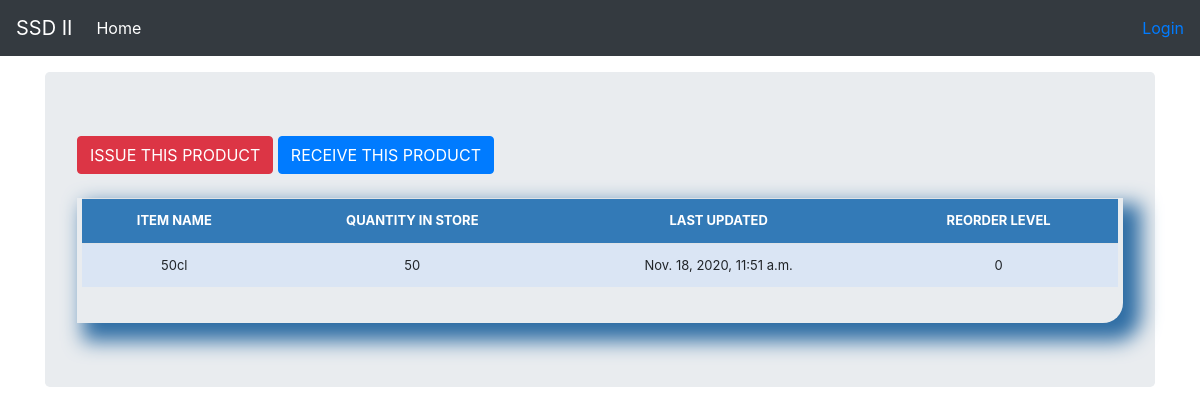
Page /stock_detail/1/ on the earlier database version.
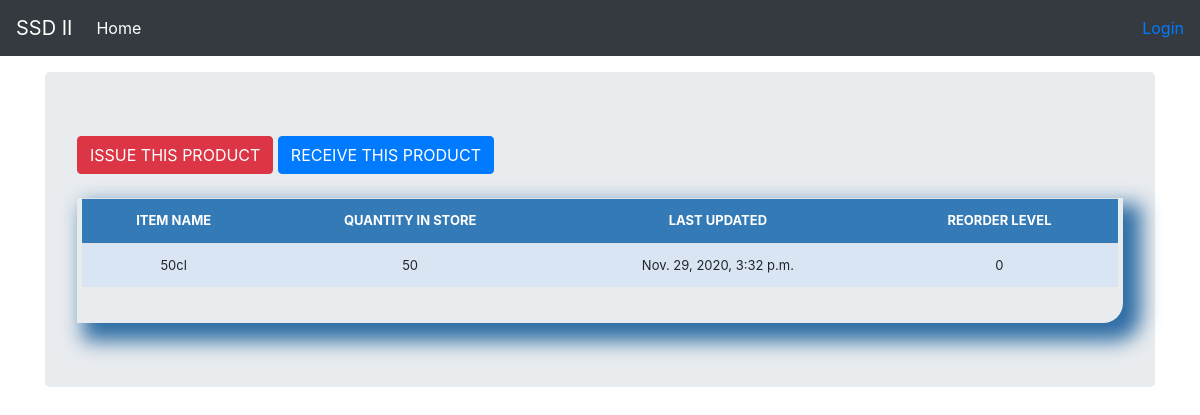
Same page on the later database version.
### stockmgmt/models.py (models this page shows, shortened)
class Stock(models.Model):
    category = models.ForeignKey(Category, on_delete=models.CASCADE, blank=True)
    item_name = models.CharField(max_length=64, blank=True, null=True)
    quantity = models.IntegerField(default='0', blank=False, null=True)
    receive_quantity = models.IntegerField(default='0', blank=True, null=True)
    receive_by = models.CharField(max_length=64, blank=True, null=True)
    issue_quantity = models.IntegerField(default='0', blank=True, null=True)
    issue_by = models.CharField(max_length=64, blank=True, null=True)
    issue_to = models.CharField(max_length=64, blank=True, null=True)
    phone_number = models.CharField(max_length=64, blank=True, null=True)
    created_by = models.CharField(max_length=64, blank=True, null=True)
    reorder_level = models.IntegerField(default='0', blank=True, null=True)
    last_updated = models.DateTimeField(auto_now_add=False, auto_now=True)
    timestamp = models.DateTimeField(auto_now_add=True, auto_now=False)

### stockmgmt/views.py (the view)
# urls.py: path('stock_detail/<str:pk>/', views.stock_detail, name='stock_detail'),
def stock_detail(request, pk):
	queryset = Stock.objects.get(id=pk)
	context = {
		"queryset": queryset,
	}
	return render(request, "stockmgmt/stock_detail.html", context)

### stockmgmt/templates/stockmgmt/stock_detail.html (shortened to what this page needs)
{% load static %}
{% load crispy_forms_tags %}
<!doctype html>
<html lang="en">
  <head>
<link href="{% static 'stockmgmt/css/styles.css' %}" rel="stylesheet">
<link href="{% static 'stockmgmt/css/bootstrap.min.css' %}" rel="stylesheet">
<link href="{% static 'stockmgmt/css/navbar-top-fixed.css' %}" rel="stylesheet">
    <link href="navbar-top-fixed.css" rel="stylesheet">
  </head>
  <body>
    {% include 'stockmgmt/navbar.html' %}
    <main role="main" class="container">
      <div class="jumbotron">
        <a href="{% url 'issue_items' queryset.id %}"><div class='btn btn-danger'>ISSUE THIS PRODUCT</div></a>
        <a href="{% url 'receive_items' queryset.id %}"><div class='btn btn-primary'>RECEIVE THIS PRODUCT</div></a>
          <br><br>
          <div class="display_table">
            <table class='table'>
              <tr>
                <th>ITEM NAME</th>
                <th>QUANTITY IN STORE</th>
                <th>LAST UPDATED</th>
                <th>REORDER LEVEL</th>
              </tr>
              <tr>
                <td>{{queryset.item_name}}</td>
                <td>{{queryset.quantity}}</td>
                <td>{{queryset.last_updated}}</td>
                <td>{{queryset.reorder_level}}</td>
              </tr>
            </table>
          </div>
      </div>
    </main>
    </body>
</html>

Differences in the rows shown:
changed Stock "50cl": last_updated "Nov. 18, 2020, 11:51 a.m." → "Nov. 29, 2020, 3:32 p.m."
